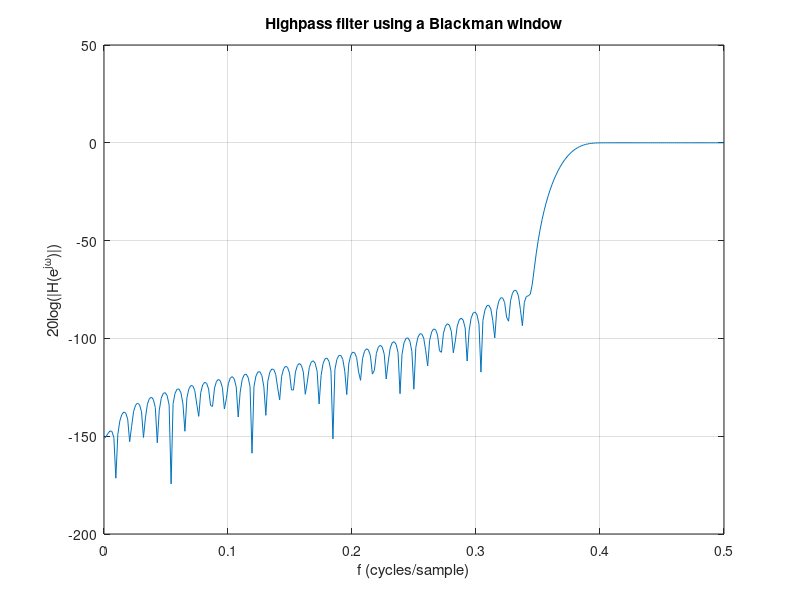
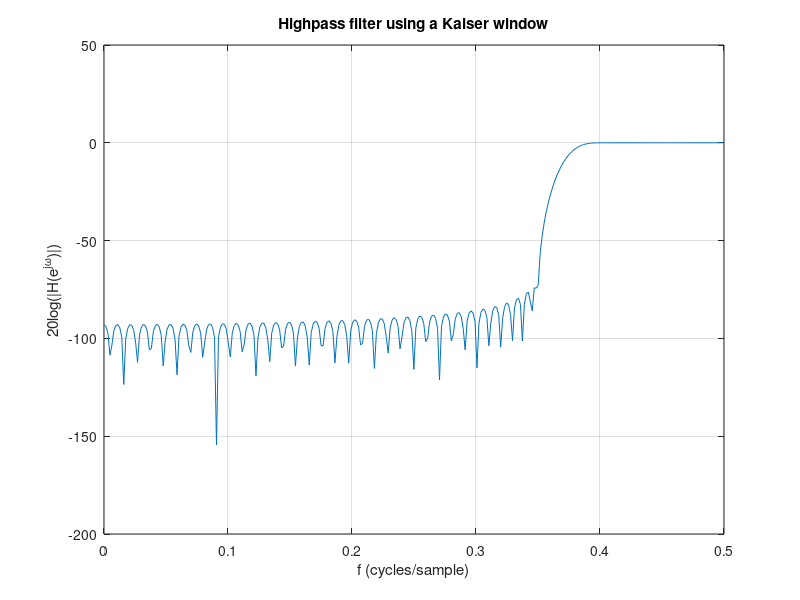

Write MATLAB code to recreate these figures, in order.
%% Comparison of HPF design of Kaiser with Blackman
%
close all
clear all
%% Define initial values

%corner frequency for stopband & passband
ws=0.7*pi;
wp=0.8*pi;
%tolerance in stopband & passband
deltas=0.0002;
deltap=0.001;
%Attenuation is determined using worst-case tolerance
A=-20*log10(deltas)

%% Blackman window design

%Transition width & order M
M=9.19*pi/(wp-ws);
%M has to be a type 1 filter so make sure its even
M=round(M)
%indicies
n=0:M;
%HP cutoff frequency
f1=((wp+ws)/2)/(2*pi);
%f2 is the highest frequency, which is 1/2 cycles/samples (slide 81?)
f2=1/2;
%desired IR
hd=2*f2*sinc(2*f2*(n-M/2))-2*f1*sinc(2*f1*(n-M/2));
win=blackman(M+1);
%multiple hd & win to find coeffs for freq resp
hb=hd.*win.';
[Hb,w]=freqz(hb,1,[0:.01:pi]);
figure(1)
clf
%plot magnitude
plot(w/(2*pi),20*log10(abs(Hb)))
title('Highpass filter using a Blackman window')
xlabel('f (cycles/sample)')
ylabel('20log(|H(e^{j\omega})|)')
grid

%note this filter does not meet spec since the corner frequency was .7pi
%which should be 0.35 cycles/sample; @ 0.35 cycles/sample, the
%an amplitude is around -60 dB; thus we need to increase order

%% Kaiser window design

%calculate order
M=(A-8)/(2.285*(wp-ws));
%make sure its even 
M=round(M)
n=0:M;
%beta for A > 50
beta = .1102*(A-8.7);
%if stopband attenuation is less than 50 print an error
if A<=50
display(['A=',num2str(A),', an incorrect expression was used for beta'])
end
win=kaiser(M+1,beta);
hd=2*f2*sinc(2*f2*(n-M/2))-2*f1*sinc(2*f1*(n-M/2));
hk=hd.*win.';

%freq resp is generated & plotted
[Hk,w]=freqz(hk,1,[0:.01:pi]);
figure(2)
clf
plot(w/(2*pi),20*log10(abs(Hk)))
title('Highpass filter using a Kaiser window')
xlabel('f (cycles/sample)')
ylabel('20log(|H(e^{j\omega})|)')
grid

%M = 92, has the same order as blackman window; we need -74 dB @ f = 0.35
%cycles/sample. Need to take closer look

%% Peak Ripple

%calculate peak ripple to see if passband meets spec

blackman_peak_ripple = max(abs(Hb))
kaiser_peak_ripple = max(abs(Hk))

% both meet spec (delta_p = 0.001) for the passband, BUT examining
% the plots, it appears neither meet spec for the stopband, can try 
% increasing M in steps of 2 (Type 1 filter) OR modify the 
% stopband ripple requirement
